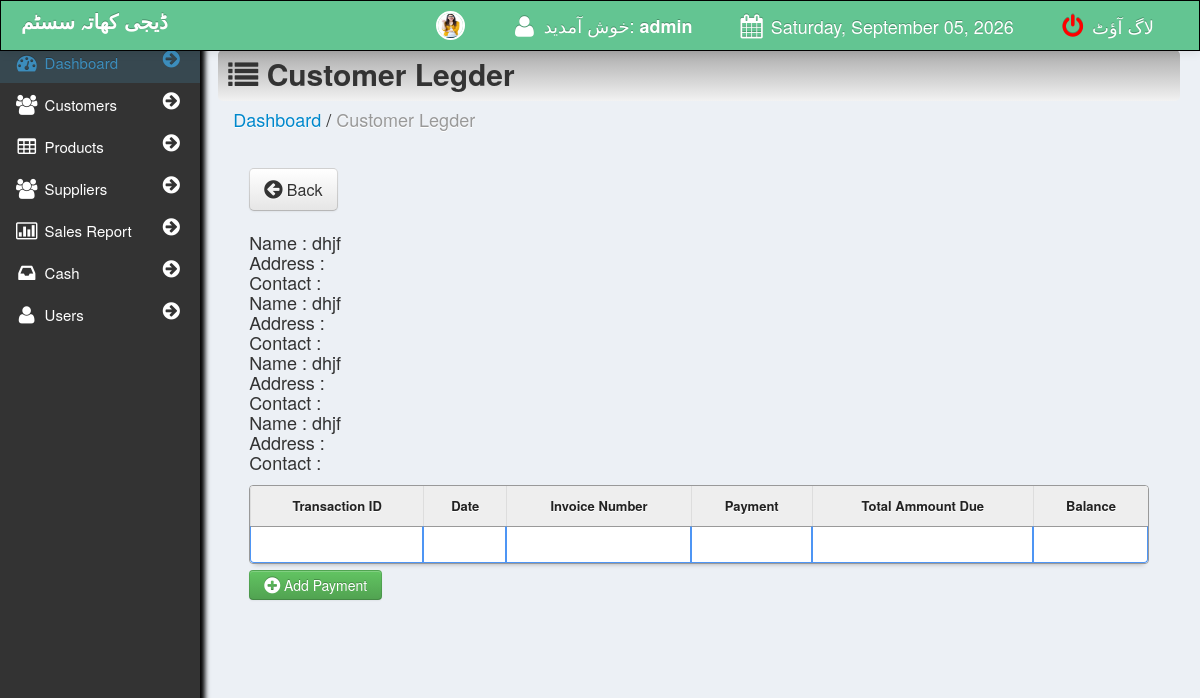
Screenshot of /admin/customer_ledger.php?cname=RS-262336 (signed in) with the database file from the repository.
### tables this page shows
CREATE TABLE `user` (
  `id` int(11) NOT NULL,
  `username` varchar(100) NOT NULL,
  `password` varchar(100) NOT NULL,
  `name` varchar(100) NOT NULL,
  `position` varchar(100) NOT NULL,
  `profile_image` varchar(255) DEFAULT NULL
);

CREATE TABLE `customer` (
  `customer_id` int(11) NOT NULL,
  `customer_name` varchar(100) NOT NULL,
  `address` varchar(100) DEFAULT NULL,
  `contact` varchar(100) DEFAULT NULL,
  `membership_number` varchar(100) DEFAULT NULL,
  `prod_name` varchar(550) DEFAULT NULL,
  `expected_date` varchar(500) DEFAULT NULL,
  `note` varchar(500) DEFAULT NULL
);

### admin/customer_ledger.php (the view, shortened to what this page needs)
<html>
<head>
 <link href="css/bootstrap.css" rel="stylesheet">
    <link rel="stylesheet" type="text/css" href="css/DT_bootstrap.css">
  <link rel="stylesheet" href="css/font-awesome.min.css">
    <link href="css/bootstrap-responsive.css" rel="stylesheet">
<link href="../style.css" media="screen" rel="stylesheet" type="text/css" />
<link href="src/facebox.css" media="screen" rel="stylesheet" type="text/css" />
</head>
<body>
<?php include('navfixed.php');?>
	<div class="container-fluid">
      <div class="row-fluid">
	<div class="span2">
          <div class="well sidebar-nav">
            <ul class="nav nav-list">
              <li class="active"><a href="#"><i class="icon-dashboard icon-large"></i> Dashboard <div class="pull-right"><i class="icon-circle-arrow-right icon-large"></i></div></a></li>
              <li><a href="#"><i class="icon-group icon-large"></i> Customers <div class="pull-right"><i class="icon-circle-arrow-right icon-large"></i></div></a></li>
              <li><a href="#"><i class="icon-table icon-large"></i> Products <div class="pull-right"><i class="icon-circle-arrow-right icon-large"></i></div></a></li>
              <li><a href="#"><i class="icon-group icon-large"></i> Suppliers <div class="pull-right"><i class="icon-circle-arrow-right icon-large"></i></div></a></li>
              <li><a href="sales.php"><i class="icon-bar-chart icon-large"></i> Sales Report <div class="pull-right"><i class="icon-circle-arrow-right icon-large"></i></div></a></li>
              <li><a href="sales.php"><i class="icon-inbox icon-large"></i> Cash <div class="pull-right"><i class="icon-circle-arrow-right icon-large"></i></div></a></li>
			   <li><a href="user.php"><i class="icon-user icon-large"></i> Users <div class="pull-right"><i class="icon-circle-arrow-right icon-large"></i></div></a></li>
            </ul>
          </div>
        </div>
	<div class="span10">
	<div class="contentheader">
			<i class="icon-list"></i> Customer Legder
			</div>
			<ul class="breadcrumb">
			<li><a href="index.php">Dashboard</a></li> /
			<li class="active">Customer Legder</li>
			</ul>
<div id="maintable">
<div style="margin-top: -19px; margin-bottom: 21px;">
<a  href="index.php"><button class="btn btn-default btn-large" style="float: none;"><i class="icon icon-circle-arrow-left icon-large"></i> Back</button></a>
</div>
<?php
include('../connect.php');
$tftft=$_GET['cname'];
$resulta = $db->prepare("SELECT * FROM sales WHERE invoice_number= :a");
$resulta->bindParam(':a', $tftft);
$resulta->execute();
for($i=0; $rowa = $resulta->fetch(); $i++){
$name=$rowa['name'];
}
$resultas = $db->prepare("SELECT * FROM customer WHERE customer_name= :b");
$resultas->bindParam(':b', $name);
$resultas->execute();
for($i=0; $rowas = $resultas->fetch(); $i++){
echo 'Name : '.$rowas['customer_name'].'<br>';
echo 'Address : '.$rowas['address'].'<br>';
echo 'Contact : '.$rowas['contact'].'<br>';
}
?>
<table class="table table-bordered" id="resultTable" data-responsive="table" style="text-align: left;">
	<thead>
		<tr>
			<th> Transaction ID </th>
			<th> Date </th>
			<th> Invoice Number </th>
			<th> Payment </th>
			<th> Total Ammount Due </th>
			<th> Balance </th>
		</tr>
	</thead>
	<tbody>
			<tr class="record">
			<td>&nbsp;</td>
			<td>&nbsp;</td>
			<td>&nbsp;</td>
			<td>&nbsp;</td>
			<td><strong><?php echo $rowa['amount']; ?></strong></td>
			<td>&nbsp;</td>
			</tr>
	</tbody>
</table>
<a rel="facebox" href="addledger.php?invoice=<?php echo $_GET['cname']; ?>&amount=<?php echo $rowa['amount']; ?>" style="margin-top: 10px;"><button class="btn btn-success"><i class="icon-plus-sign icon-large"></i> Add Payment</button></a><br><br>
</div>
</body>
<?php include('footer.php');?>
</html>

### admin/navfixed.php (shortened to what this page needs)
<?php
include('../connect.php');
?>
<div class="navbar navbar-inverse navbar-fixed-top">
  <div class="navbar-inner">
    <div class="container-fluid" style="background-color: #63C592FF;">
      <a class="brand" href="index.php"><b>ڈیجی کھاتہ سسٹم</b></a>
      <div class="nav-collapse collapse">
        <ul class="nav pull-right" style="display: flex; align-items: center; gap: 15px;">
          <li>
              <a href="editprofile.php" rel="facebox">
                <?php
                  $user_id = $_SESSION['SESS_MEMBER_ID'];
                  $result = $db->prepare("SELECT profile_image FROM user WHERE id = :id");
                  $result->execute([':id' => $user_id]);
                  $user = $result->fetch();
                  $img = !empty($user['profile_image']) ? $user['profile_image'] : 'images/default.png';
                ?>
                <img src="<?php echo $img; ?>" style="width:25px; height:25px; border-radius:50%; border:2px solid white;">
              </a>
            </li>
          <li><a><i class="icon-user icon-large"></i> خوش آمدید:
            <strong><?php echo $_SESSION['SESS_LAST_NAME'];?></strong></a></li>
          <li><a><i class="icon-calendar icon-large"></i>
            <?php
              $Today = date('Y-m-d');
              $new = date('l, F d, Y', strtotime($Today));
              echo $new;
            ?>
          </a></li>
          <li><a href="../index.php"><font color="red"><i class="icon-off icon-large"></i></font> لاگ آؤٹ</a></li>
        </ul>
      </div>
    </div>
  </div>
</div>

### style.css (style rules this page uses)
#maintable { margin: 50px auto; width: 900px; }
#resultTable { border-collapse: separate; background-color: #FFFFFF; border-spacing: 0; max-width: 100%; }
#resultTable { color: #666666; text-shadow: 0 1px 0 #FFFFFF; width: 100%; border: 1px solid #999999; box-shadow: 0 5px 5px -5px rgba(0, 0, 0, 0.3); margin-top: 13px; }
#resultTable thead tr th { background: none repeat scroll 0 0 #EEEEEE; color: #222222; padding: 10px 14px; text-align: center; border-top: 0 none; font-size: 13px; }
#resultTable tbody tr td { font: bold 13px 'Arial'; text-align: center; padding: 10px 14px; border-top: 1px solid #999999; }
#resultTable td { padding: 7px; border: #4e95f4 1px solid; }
#resultTable tr { background: #fff; }

### admin/customer_ledger.php (style rules this page uses)
body { padding-top: 60px; padding-bottom: 40px; }
.sidebar-nav { padding: 9px 0; }

### rows the page displays
user: profile_image (picture)
customer: customer_name "dhjf"
customer: customer_name "dhjf"
customer: customer_name "dhjf"
customer: customer_name "dhjf"

### other values shown
$_SESSION['SESS_LAST_NAME'] "admin"
